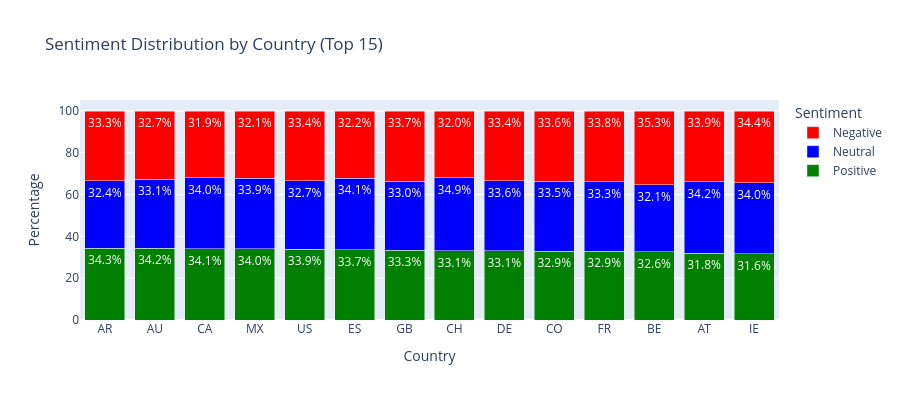

This figure's notebook cell:
### Code cell
country_sentiment = pd.crosstab(df['country'], df['sentiment'], normalize='index') * 100
country_sentiment = country_sentiment.sort_values('positive', ascending=False)

fig= go.Figure()
for sentiment in ['positive', 'neutral', 'negative']:
    if sentiment in country_sentiment.columns:
        fig.add_trace(go.Bar(
            name=sentiment.capitalize(),
            x=country_sentiment.index[:15],
            y=country_sentiment[sentiment].values[:15],
            marker_color=['green', 'blue', 'red'][['positive', 'neutral', 'negative'].index(sentiment)],
            text=country_sentiment[sentiment].round(1).astype(str) + '%',
            textposition='inside'
        ))
fig.update_layout(
    title_text="Sentiment Distribution by Country (Top 15)",
    yaxis_title="Percentage",
    xaxis_title="Country",
    height=400,
    barmode='stack',
    legend_title="Sentiment"
)
fig.show()

### Figure 1 — Plotly figure (JSON) as saved in the notebook; plotly's stock layout.template omitted (floating-point values rounded to 4 significant figures)
{"data": [{"marker": {"color": "green"}, "name": "Positive", "text": ["34.3%", "34.2%", "34.1%", "34.0%", "33.9%", "33.7%", "33.3%", "33.1%", "33.1%", "32.9%", "32.9%", "32.6%", "31.8%", "31.6%"], "textposition": "inside", "type": "bar", "x": ["AR", "AU", "CA", "MX", "US", "ES", "GB", "CH", "DE", "CO", "FR", "BE", "AT", "IE"], "y": [34.27, 34.23, 34.09, 33.99, 33.92, 33.66, 33.34, 33.12, 33.05, 32.92, 32.88, 32.57, 31.84, 31.62]}, {"marker": {"color": "blue"}, "name": "Neutral", "text": ["32.4%", "33.1%", "34.0%", "33.9%", "32.7%", "34.1%", "33.0%", "34.9%", "33.6%", "33.5%", "33.3%", "32.1%", "34.2%", "34.0%"], "textposition": "inside", "type": "bar", "x": ["AR", "AU", "CA", "MX", "US", "ES", "GB", "CH", "DE", "CO", "FR", "BE", "AT", "IE"], "y": [32.43, 33.05, 33.97, 33.87, 32.72, 34.11, 32.97, 34.91, 33.57, 33.48, 33.29, 32.11, 34.22, 34.02]}, {"marker": {"color": "red"}, "name": "Negative", "text": ["33.3%", "32.7%", "31.9%", "32.1%", "33.4%", "32.2%", "33.7%", "32.0%", "33.4%", "33.6%", "33.8%", "35.3%", "33.9%", "34.4%"], "textposition": "inside", "type": "bar", "x": ["AR", "AU", "CA", "MX", "US", "ES", "GB", "CH", "DE", "CO", "FR", "BE", "AT", "IE"], "y": [33.3, 32.72, 31.95, 32.14, 33.37, 32.22, 33.69, 31.97, 33.38, 33.6, 33.83, 35.32, 33.94, 34.36]}], "layout": {"barmode": "stack", "height": 400, "legend": {"title": {"text": "Sentiment"}}, "title": {"text": "Sentiment Distribution by Country (Top 15)"}, "xaxis": {"title": {"text": "Country"}}, "yaxis": {"title": {"text": "Percentage"}}}}
